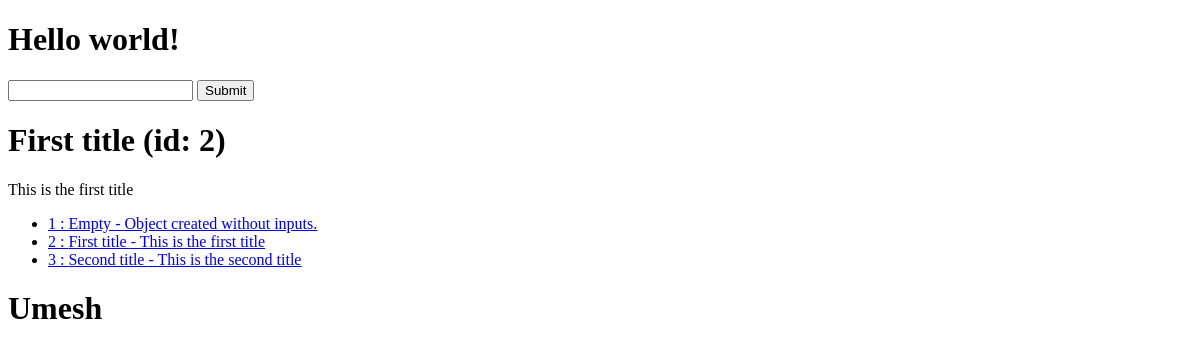
The app's page /, older data.
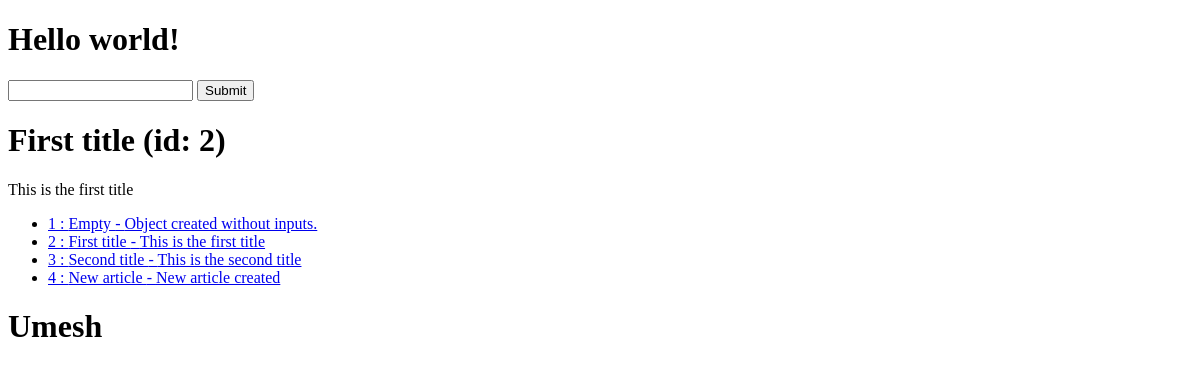
The same page, newer data.
### articles/models.py (models this page shows)
class Articles(models.Model): # All the class in models must import from models.Model
    title = models.TextField()
    content = models.TextField()

### djangoproject/views.py (the view)
# urls.py: path('', home_view),
def home_view(request, id=None, *args, **kwargs):
    random_id = random.randint(1, 3)
    article_obj = Articles.objects.get(id=random_id)
    articles_list = Articles.objects.all()
    context = {
        "article_list" : articles_list,
        "id": article_obj.id,
        "title": article_obj.title,
        "content": article_obj.content
    }
    HTML_STRING = render_to_string("home-view.html", context=context)
    return HttpResponse(HTML_STRING)

### templates/home-view.html
{% extends "base.html" %}
{% block content %}
<h1>{{ title }} (id: {{ id }})</h1>
<p>{{ content }}</p>
 <ul>
    {% for x in article_list %}
        {% if x.title %}
            <li><a href="/articles/{{ x.id }}">{{ x.id }} : {{ x.title }} - {{ x.content }}</a></li>
        {% endif %}
    {% endfor %}
</ul>
{% endblock content %}
{% block name %}
<h1>Umesh</h1>
{% endblock name %}

### templates/base.html
<!DOCTYPE html>
<html>
    <head>
    </head>
    <body>
        <h1>Hello world!</h1>
        <form action="/articles/" method="GET">
            <input type="text" name="q"/>
            <input type="Submit"/>
        </form>
        {% block content %}
        {% endblock content %}
        {% block name %}
        {% endblock name %}
    </body>
</html>

Row changes from the older to the newer data that the page shows:
added Articles: id "4", title "New article", content "New article created"
